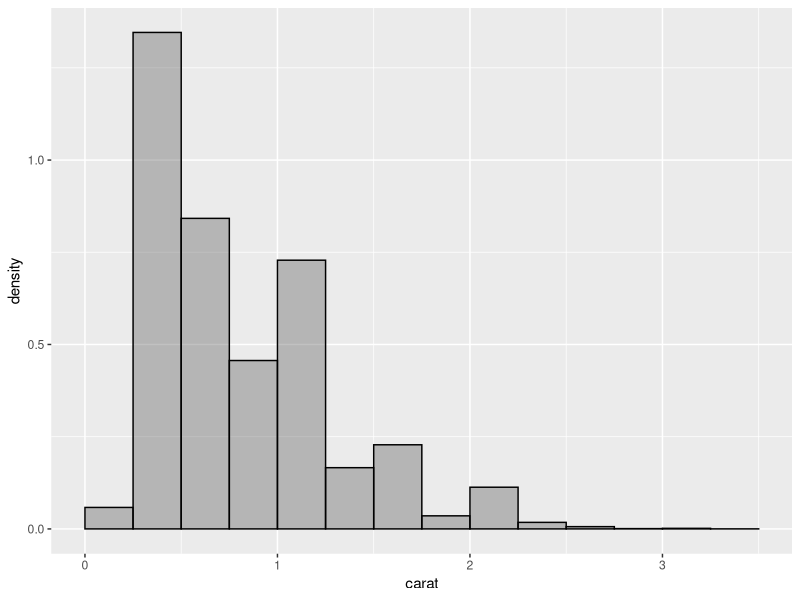
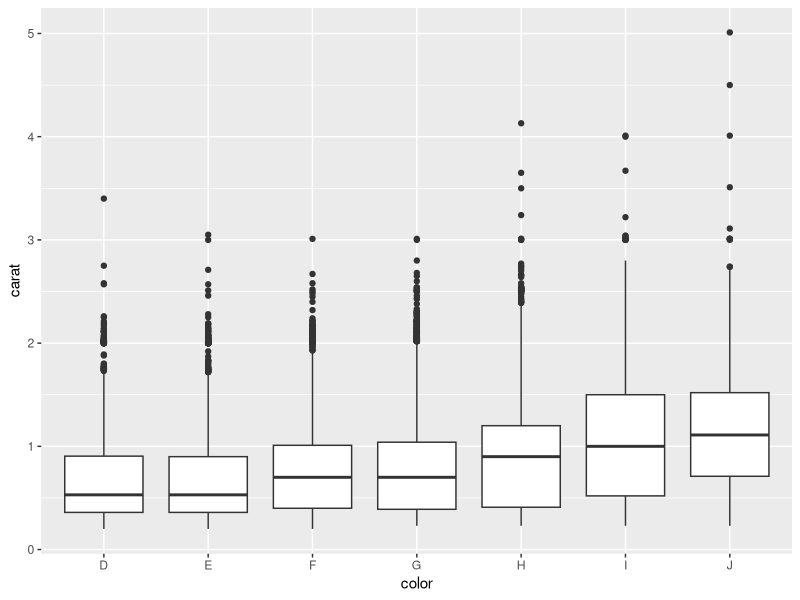
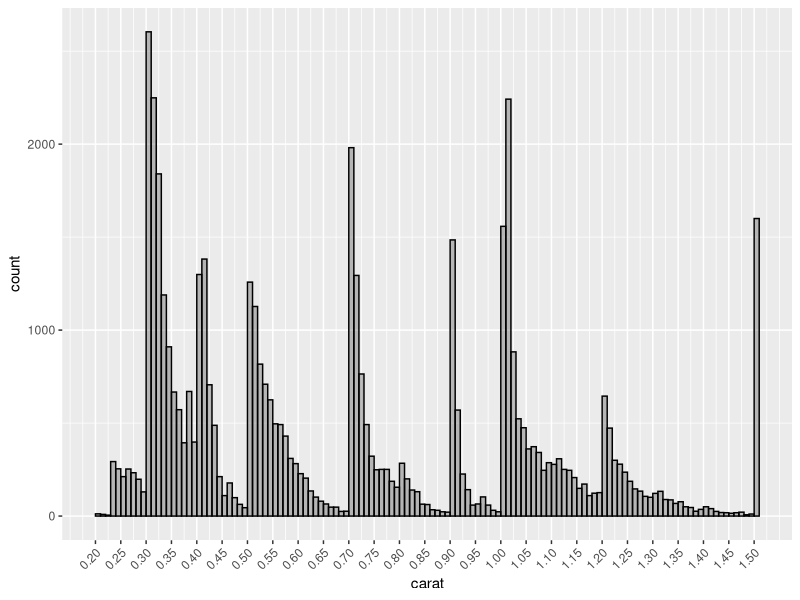
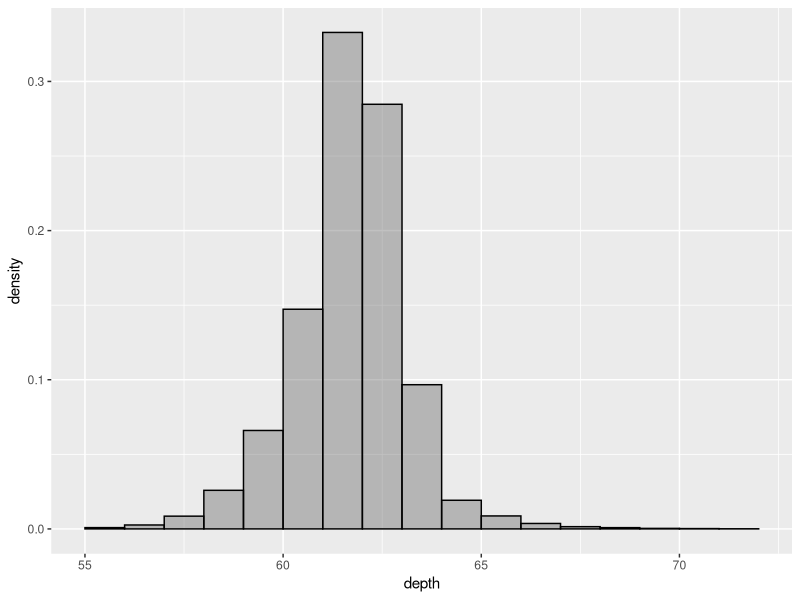
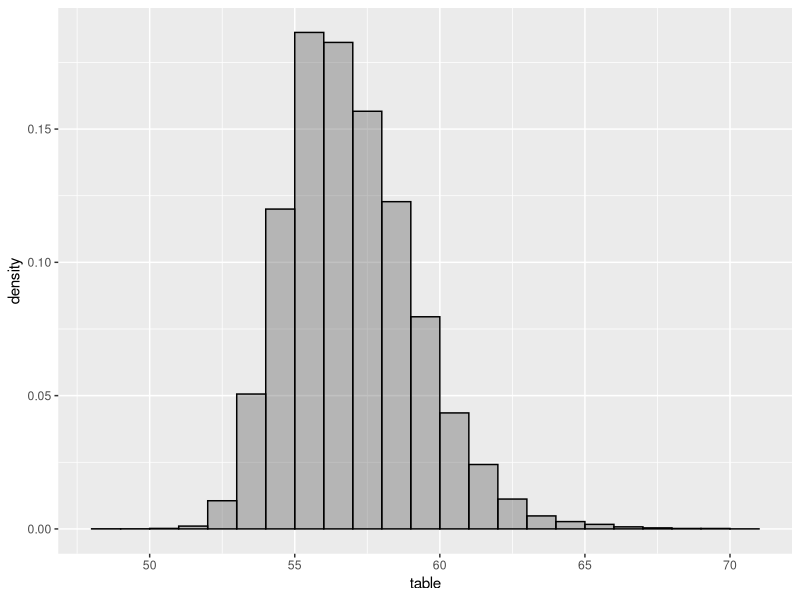
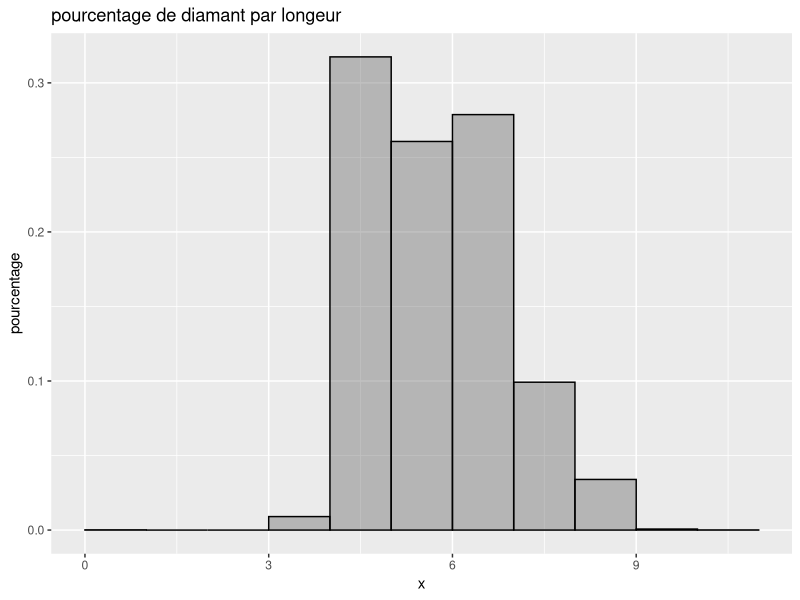
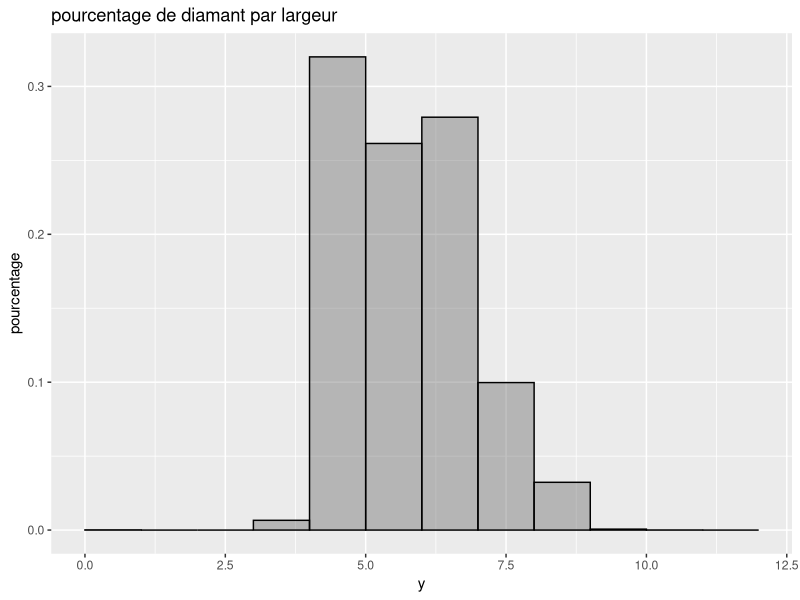
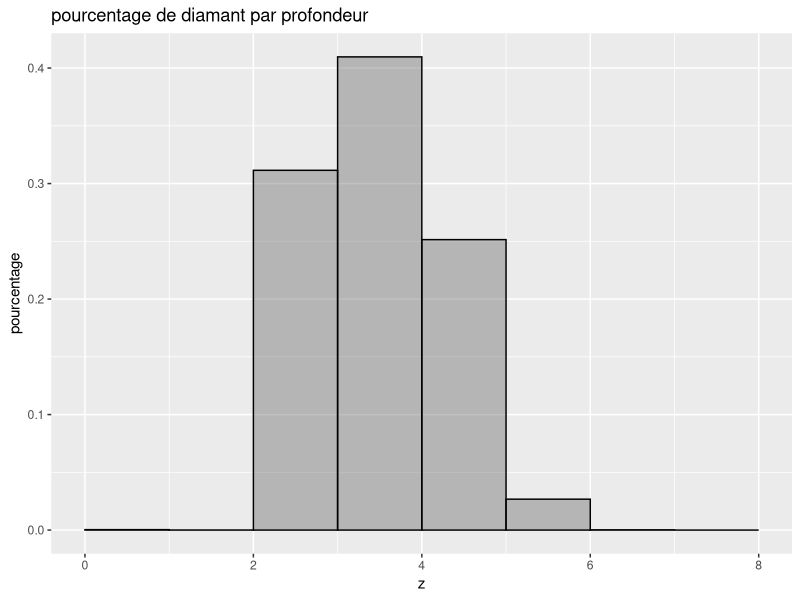

R code for these plots, in order:
## ---- chunk 1
library(ggplot2)
library(dplyr)
## ---- chunk 2
# combien de diamants pour chaque couleur ?
diamonds %>%
  group_by(color) %>%
  summarise(frequence = round(n() / nrow(diamonds), 2), nombre = n())
## ---- chunk 3
# Recoder la variable clarté
diamonds %>%
  mutate(coupe = recode(cut,
    "Fair"="Bien", 
    "Good"="Bon",
    "Very Good"="tres bien",
    "Premium"="exellent",
    "Ideal"="parfait"
  )) %>%
  group_by(coupe) %>%
  summarise(frequence = round(n() / nrow(diamonds), 2), nombre = n())
## ---- chunk 4
# Recoder la variable clarté
diamonds %>%
  mutate(clarte = recode(clarity,
    "I1" = "Visible", "SI1" = "Petites inclusions",
    "SI2" = "Petites inclusions",
    "VS1" = "Minuscules inclusions",
    "VS2" = "Minuscules inclusions",
    "VVS1" = "Difficilement visibles",
    "VVS2" = "Difficilement visibles",
    "IF" = "Pur"
  )) %>%
  group_by(clarte) %>%
  summarise(frequence = round(n() / nrow(diamonds), 2), nombre = n())
## ---- chunk 5
# Quelle est la moyenne et la médiane de la variable carat ?
diamonds %>%
  summarise(minimum = min(carat), moyenne = round(mean(carat), 3), maximum = max(carat), Q1 = quantile(carat, 0.25), médiane = median(carat), Q3 = quantile(carat, 0.75), D9 = quantile(carat, 0.9))
## ---- chunk 6
ggplot(diamonds) +
  geom_histogram(aes(x = carat, y = ..density..), breaks = seq(0, 3.5, 0.25), fill = "grey40", color = "black", alpha = 0.4)

ggplot(diamonds, aes(x = color, y = carat)) +
  geom_boxplot()
## ---- chunk 7
diamonds %>%
  filter(carat <= 1.51) %>%
  ggplot() +
  geom_histogram(aes(x = carat),
    breaks = (seq(0.2, 1.51, by = 0.01)),
    closed = "left", fill = "grey40", color = "black", alpha = 0.4
  ) +
  scale_x_continuous(breaks = seq(0.2, 1.51, by = 0.05)) +
  theme(axis.text.x = element_text(angle = 45, hjust = 1))
## ---- chunk 8
diamonds %>%
  summarise(minimum = min(depth), moyenne = round(mean(depth), 3), maximum = max(depth), Q1 = quantile(depth, 0.25), médiane = median(depth), Q3 = quantile(depth, 0.75), D9 = quantile(depth, 0.9))

ggplot(diamonds) +
  geom_histogram(aes(x = depth, y = ..density..), breaks = seq(55, 72, 1), fill = "grey40", color = "black", alpha = 0.4)
## ---- chunk 9
diamonds %>%
  summarise(minimum = min(table), moyenne = round(mean(table), 3), maximum = max(table), Q1 = quantile(table, 0.25), médiane = median(table), Q3 = quantile(table, 0.75), D9 = quantile(table, 0.9))

ggplot(diamonds) +
  geom_histogram(aes(x = table, y = ..density..), breaks = seq(48,71, 1), fill = "grey40", color = "black", alpha = 0.4)
## ---- chunk 10
diamonds %>%
  summarise(minimum = min(x), moyenne = round(mean(x), 3), maximum = max(x), Q1 = quantile(x, 0.25), médiane = median(x), Q3 = quantile(x, 0.75), D9 = quantile(x, 0.9))

ggplot(diamonds) +
  geom_histogram(aes(x = x, y = ..density..), breaks = seq(0,11, 1), fill = "grey40", color = "black", alpha = 0.4) + labs(title = "pourcentage de diamant par longeur")+ylab("pourcentage")

diamonds %>%
  summarise(minimum = min(y), moyenne = round(mean(y), 3), maximum = max(y), Q1 = quantile(y, 0.25), médiane = median(y), Q3 = quantile(y, 0.75), D9 = quantile(y, 0.9))

ggplot(diamonds) +
  geom_histogram(aes(x = y, y = ..density..), breaks = seq(0,12, 1), fill = "grey40", color = "black", alpha = 0.4) + labs(title = "pourcentage de diamant par largeur")+ylab("pourcentage")

diamonds %>%
  summarise(minimum = min(z), moyenne = round(mean(z), 3), maximum = max(z), Q1 = quantile(z, 0.25), médiane = median(z), Q3 = quantile(z, 0.75), D9 = quantile(z, 0.9))

ggplot(diamonds) +
  geom_histogram(aes(x = z, y = ..density..), breaks = seq(0,8, 1), fill = "grey40", color = "black", alpha = 0.4) + labs(title = "pourcentage de diamant par profondeur") +ylab("pourcentage")
## ---- chunk 11
diamonds%>%summarise(minimum = min(price),Q1 = quantile(price, 0.25), moyenne = round(mean(price), 0),  mediane = median(price), Q3 = quantile(price, 0.75), maximum=max(price))
## ---- chunk 12
ggplot(diamonds, aes(x = price)) +
  geom_histogram(breaks = seq(0, 20000, 1000), fill = "grey40", color = "black", alpha = 0.4)
## ---- chunk 13
ggplot(diamonds, aes(x = price)) +
  geom_histogram() +
  scale_x_continuous(trans = "log10") +
  annotation_logticks()
## ---- chunk 14
ggplot(diamonds, aes(x = log(price), y = ..density..)) +
  geom_histogram()
## ---- chunk 15
# Des chiffres
diamonds %>%
  group_by(cut) %>%
  summarise(moyenne = round(mean(log(price)), 3), médiane = median(log(price)))
## ---- chunk 16
ggplot(diamonds) +
  geom_boxplot(aes(x = cut, y = log(price))) + labs(title = "prix par raport a la qualité de la coupe")

ggplot(diamonds) +
  geom_boxplot(aes(x = cut, y = carat, color= cut)) + labs(title = "carat par raport a la qualité de la coupe")

ggplot(diamonds) +
  geom_point(aes(x = carat, y = log(price)), color = "darkblue", alpha = 0.3)  + labs(title = "prix par raport au carat")

ggplot(diamonds) +
  geom_point(aes(x = carat, y = log(price), color = cut), alpha = 0.3) + labs(title = "prix par raport au carat teinté")

ggplot(diamonds) +
  geom_point(aes(x = carat, y = log(price), color = cut), alpha = 0.3) +
  scale_x_continuous(limits = c(0, 3)) + labs(title = "prix par raport au carat teinté zoomé")
## ---- chunk 17
ggplot(diamonds) +
  geom_point(aes(x = price, y = x,color= price))
## ---- chunk 18
diamonds %>%
  filter(z<10) %>%
  ggplot() +
  geom_point(aes(y = price, x = z, color= price))
